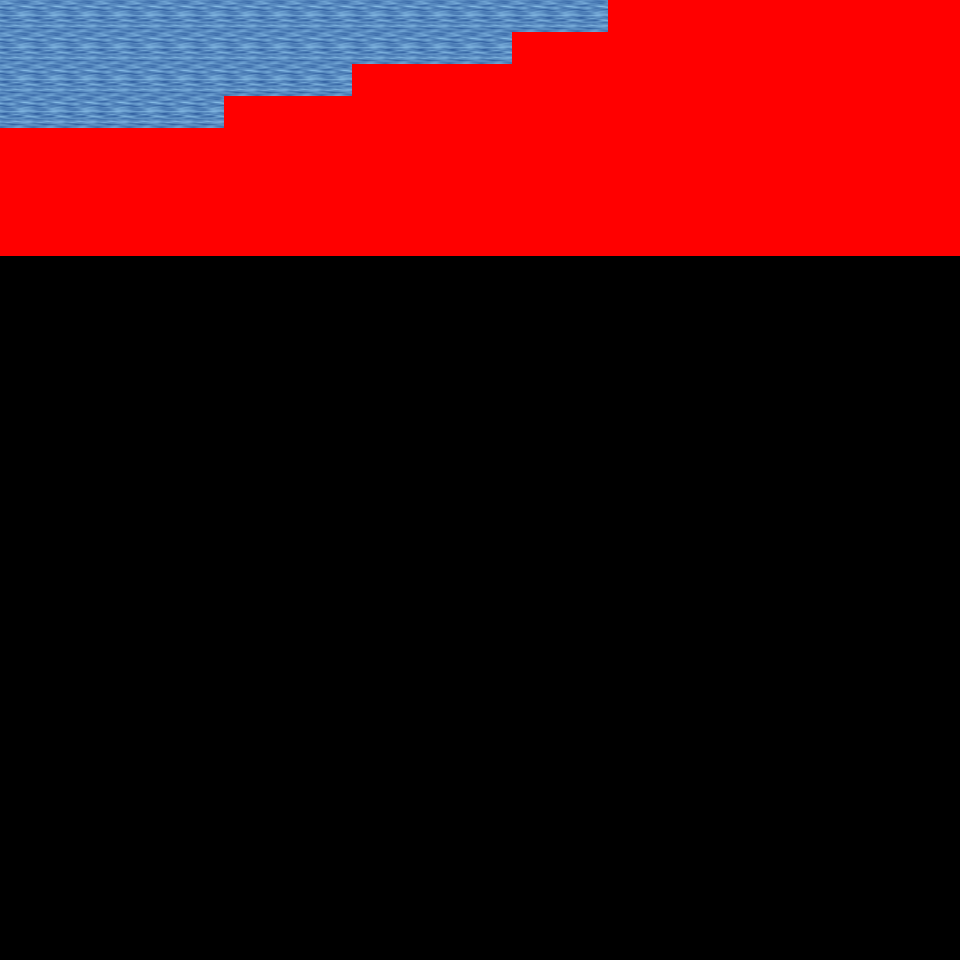

A level layout from a 2D game, rendered from its tile map. Below: a short description, then the map file with tile-grid data replaced by summaries:
An orthogonal 30x30 tile map with 32x32 px tiles, 6 tile layers (Ground, Object, Object2, Above, ...), 27 tilesets and 4 objects (4x mapExit).

<map version="1.0" orientation="orthogonal" renderorder="right-down" width="30" height="30" tilewidth="32" tileheight="32" nextobjectid="5">
  <tileset firstgid="1" name="tileset_logic_collision" tilewidth="32" tileheight="32" tilecount="1" columns="1">
    <image source="../drawable/tileset_logic_collision.png" width="32" height="32" />
  </tileset>
  <tileset firstgid="2" name="tileset_ground_ground" tilewidth="32" tileheight="32" tilecount="33" columns="3">
    <image source="../drawable/tileset_ground_ground.png" width="96" height="352" />
  </tileset>
  <tileset firstgid="35" name="tileset_ground_water_pool" tilewidth="32" tileheight="32" tilecount="72" columns="3">
    <image source="../drawable/tileset_ground_water_pool.png" width="96" height="768" />
  </tileset>
  <tileset firstgid="107" name="tileset_ground_water_pool_corners" tilewidth="32" tileheight="32" tilecount="72" columns="3">
    <image source="../drawable/tileset_ground_water_pool_corners.png" width="96" height="768" />
  </tileset>
  <tileset firstgid="179" name="tileset_ground_grass_edges" tilewidth="32" tileheight="32" tilecount="36" columns="12">
    <image source="../drawable/tileset_ground_grass_edges.png" width="384" height="96" />
  </tileset>
  <tileset firstgid="215" name="tileset_plant_grasses" tilewidth="32" tileheight="32" tilecount="6" columns="3">
    <image source="../drawable/tileset_plant_grasses.png" width="96" height="64" />
  </tileset>
  <tileset firstgid="221" name="tileset_ground_grass_corners" tilewidth="32" tileheight="32" tilecount="24" columns="6">
    <image source="../drawable/tileset_ground_grass_corners.png" width="192" height="128" />
  </tileset>
  <tileset firstgid="245" name="tileset_plant_flower_daisy_white" tilewidth="32" tileheight="32" tilecount="8" columns="2">
    <image source="../drawable/tileset_plant_flower_daisy_white.png" width="64" height="128" />
  </tileset>
  <tileset firstgid="253" name="tileset_item_corpse_huge_animal" tilewidth="32" tileheight="32" tilecount="16" columns="2">
    <image source="../drawable/tileset_item_corpse_huge_animal.png" width="64" height="256" />
  </tileset>
  <tileset firstgid="269" name="tileset_plant_cactus" tilewidth="32" tileheight="32" tilecount="2" columns="1">
    <image source="../drawable/tileset_plant_cactus.png" width="32" height="64" />
  </tileset>
  <tileset firstgid="271" name="tileset_item_corpse_skull_pale" tilewidth="32" tileheight="32" tilecount="2" columns="2">
    <image source="../drawable/tileset_item_corpse_skull_pale.png" width="64" height="32" />
  </tileset>
  <tileset firstgid="273" name="tileset_logic_creature_animal" tilewidth="32" tileheight="32" tilecount="32" columns="8">
    <image source="../drawable/tileset_logic_creature_animal.png" width="256" height="128" />
  </tileset>
  <tileset firstgid="305" name="tileset_logic_creature_golem" tilewidth="32" tileheight="32" tilecount="4" columns="4">
    <image source="../drawable/tileset_logic_creature_golem.png" width="128" height="32" />
  </tileset>
  <tileset firstgid="309" name="tileset_logic_creature_elemental" tilewidth="32" tileheight="32" tilecount="16" columns="8">
    <image source="../drawable/tileset_logic_creature_elemental.png" width="256" height="64" />
  </tileset>
  <tileset firstgid="325" name="tileset_ground_water_pool_deep" tilewidth="32" tileheight="32" tilecount="72" columns="3">
    <image source="../drawable/tileset_ground_water_pool_deep.png" width="96" height="768" />
  </tileset>
  <tileset firstgid="397" name="tileset_plant_tree_palm_trees" tilewidth="32" tileheight="32" tilecount="40" columns="4">
    <image source="../drawable/tileset_plant_tree_palm_trees.png" width="128" height="320" />
  </tileset>
  <tileset firstgid="437" name="tileset_building_roof_straw" tilewidth="32" tileheight="32" tilecount="20" columns="5">
    <image source="../drawable/tileset_building_roof_straw.png" width="160" height="128" />
  </tileset>
  <tileset firstgid="457" name="tileset_item_sign_large" tilewidth="32" tileheight="32" tilecount="15" columns="5">
    <image source="../drawable/tileset_item_sign_large.png" width="160" height="96" />
  </tileset>
  <tileset firstgid="472" name="tileset_item_campfires" tilewidth="32" tileheight="32" tilecount="2" columns="2">
    <image source="../drawable/tileset_item_campfires.png" width="64" height="32" />
  </tileset>
  <tileset firstgid="474" name="tileset_item_firewood" tilewidth="32" tileheight="32" tilecount="12" columns="3">
    <image source="../drawable/tileset_item_firewood.png" width="96" height="128" />
  </tileset>
  <tileset firstgid="486" name="tileset_logic_item_corn" tilewidth="32" tileheight="32" tilecount="5" columns="5">
    <image source="../drawable/tileset_logic_item_corn.png" width="160" height="32" />
  </tileset>
  <tileset firstgid="491" name="tileset_plant_tree_umbrella_thorn" tilewidth="32" tileheight="32" tilecount="18" columns="6">
    <image source="../drawable/tileset_plant_tree_umbrella_thorn.png" width="192" height="96" />
  </tileset>
  <tileset firstgid="509" name="tileset_logic_item_fruits" tilewidth="32" tileheight="32" tilecount="16" columns="8">
    <image source="../drawable/tileset_logic_item_fruits.png" width="256" height="64" />
  </tileset>
  <tileset firstgid="525" name="tileset_ground_sand_2" tilewidth="32" tileheight="32" tilecount="15" columns="5">
    <image source="../drawable/tileset_ground_sand_2.png" width="160" height="96" />
  </tileset>
  <tileset firstgid="540" name="tileset_ground_sand_1" tilewidth="32" tileheight="32" tilecount="10" columns="2">
    <image source="../drawable/tileset_ground_sand_1.png" width="64" height="160" />
  </tileset>
  <tileset firstgid="550" name="tileset_logic_creature_reptile" tilewidth="32" tileheight="32" tilecount="7" columns="7">
    <image source="../drawable/tileset_logic_creature_reptile.png" width="224" height="32" />
  </tileset>
  <tileset firstgid="557" name="tileset_logic_creature_human_cannibal" tilewidth="32" tileheight="32" tilecount="4" columns="4">
    <image source="../drawable/tileset_logic_creature_human_cannibal.png" width="128" height="32" />
  </tileset>
  <layer name="Ground" width="30" height="30">
    <data>[900 cells, 240 non-empty, 7 distinct tile ids]</data>
  </layer>
  <layer name="Object" width="30" height="30">
    <data>[900 cells, 0 non-empty, 0 distinct tile ids]</data>
  </layer>
  <layer name="Object2" width="30" height="30">
    <data>[900 cells, 0 non-empty, 0 distinct tile ids]</data>
  </layer>
  <layer name="Above" width="30" height="30">
    <data>[900 cells, 0 non-empty, 0 distinct tile ids]</data>
  </layer>
  <layer name="Above2" width="30" height="30">
    <data>[900 cells, 0 non-empty, 0 distinct tile ids]</data>
  </layer>
  <layer name="Walkable" width="30" height="30">
    <data>[900 cells, 187 non-empty, 1 distinct tile ids]</data>
  </layer>
  <objectgroup name="MapEvents">
    <object id="1" name="north" type="mapExit" x="0" y="0" width="608" height="32">
      <properties>
        <property name="map" value="level_0_x274_y96" />
        <property name="x" value="0" />
        <property name="y" value="28" />
      </properties>
    </object>
    <object id="2" name="west" type="mapExit" x="0" y="0" width="32" height="128">
      <properties>
        <property name="map" value="level_0_x273_y97" />
        <property name="x" value="28" />
        <property name="y" value="0" />
      </properties>
    </object>
    <object id="3" name="west2" type="mapExit" x="0" y="256" width="32" height="704">
      <properties>
        <property name="map" value="level_0_x273_y97" />
        <property name="x" value="28" />
        <property name="y" value="8" />
      </properties>
    </object>
    </objectgroup>
</map>
<!-- 1 of 4 objects omitted -->
